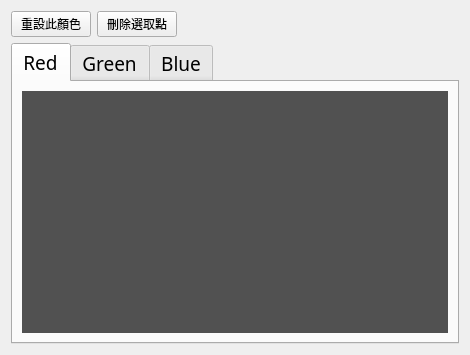
<?xml version="1.0" encoding="UTF-8"?>
<ui version="4.0">
 <class>Form</class>
 <widget class="QWidget" name="Form">
  <property name="geometry">
   <rect>
    <x>0</x>
    <y>0</y>
    <width>470</width>
    <height>355</height>
   </rect>
  </property>
  <property name="sizePolicy">
   <sizepolicy hsizetype="Preferred" vsizetype="MinimumExpanding">
    <horstretch>0</horstretch>
    <verstretch>0</verstretch>
   </sizepolicy>
  </property>
  <property name="windowTitle">
   <string>Form</string>
  </property>
  <layout class="QVBoxLayout" name="verticalLayout_2">
   <item>
    <layout class="QHBoxLayout" name="horizontalLayout">
     <item>
      <widget class="QPushButton" name="reset_color_btn">
       <property name="sizePolicy">
        <sizepolicy hsizetype="Fixed" vsizetype="Fixed">
         <horstretch>0</horstretch>
         <verstretch>0</verstretch>
        </sizepolicy>
       </property>
       <property name="font">
        <font>
         <family>微軟正黑體</family>
        </font>
       </property>
       <property name="text">
        <string>重設此顏色</string>
       </property>
      </widget>
     </item>
     <item>
      <widget class="QPushButton" name="delete_selected_point_btn">
       <property name="sizePolicy">
        <sizepolicy hsizetype="Fixed" vsizetype="Fixed">
         <horstretch>0</horstretch>
         <verstretch>0</verstretch>
        </sizepolicy>
       </property>
       <property name="font">
        <font>
         <family>微軟正黑體</family>
        </font>
       </property>
       <property name="text">
        <string>刪除選取點</string>
       </property>
      </widget>
     </item>
     <item>
      <spacer name="horizontalSpacer">
       <property name="orientation">
        <enum>Qt::Horizontal</enum>
       </property>
       <property name="sizeHint" stdset="0">
        <size>
         <width>40</width>
         <height>20</height>
        </size>
       </property>
      </spacer>
     </item>
    </layout>
   </item>
   <item>
    <widget class="QTabWidget" name="color_tv">
     <property name="sizePolicy">
      <sizepolicy hsizetype="Expanding" vsizetype="MinimumExpanding">
       <horstretch>0</horstretch>
       <verstretch>0</verstretch>
      </sizepolicy>
     </property>
     <property name="font">
      <font>
       <family>Agency FB</family>
       <pointsize>14</pointsize>
      </font>
     </property>
     <property name="currentIndex">
      <number>0</number>
     </property>
     <widget class="QWidget" name="red">
      <attribute name="title">
       <string>Red</string>
      </attribute>
      <layout class="QVBoxLayout" name="verticalLayout_3">
       <item>
        <widget class="QWidget" name="red_line_canvas" native="true">
         <property name="sizePolicy">
          <sizepolicy hsizetype="Preferred" vsizetype="Preferred">
           <horstretch>0</horstretch>
           <verstretch>0</verstretch>
          </sizepolicy>
         </property>
         <property name="contextMenuPolicy">
          <enum>Qt::NoContextMenu</enum>
         </property>
         <property name="styleSheet">
          <string notr="true">background:rgb(81, 81, 81)</string>
         </property>
        </widget>
       </item>
      </layout>
     </widget>
     <widget class="QWidget" name="green">
      <attribute name="title">
       <string>Green</string>
      </attribute>
      <layout class="QVBoxLayout" name="verticalLayout_4">
       <item>
        <widget class="QWidget" name="green_line_canvas" native="true">
         <property name="styleSheet">
          <string notr="true">background:rgb(81, 81, 81)</string>
         </property>
        </widget>
       </item>
      </layout>
     </widget>
     <widget class="QWidget" name="blue">
      <attribute name="title">
       <string>Blue</string>
      </attribute>
      <layout class="QVBoxLayout" name="verticalLayout">
       <item>
        <widget class="QWidget" name="blue_line_canvas" native="true">
         <property name="styleSheet">
          <string notr="true">background:rgb(81, 81, 81)</string>
         </property>
        </widget>
       </item>
      </layout>
     </widget>
    </widget>
   </item>
  </layout>
 </widget>
 <resources/>
 <connections/>
</ui>
